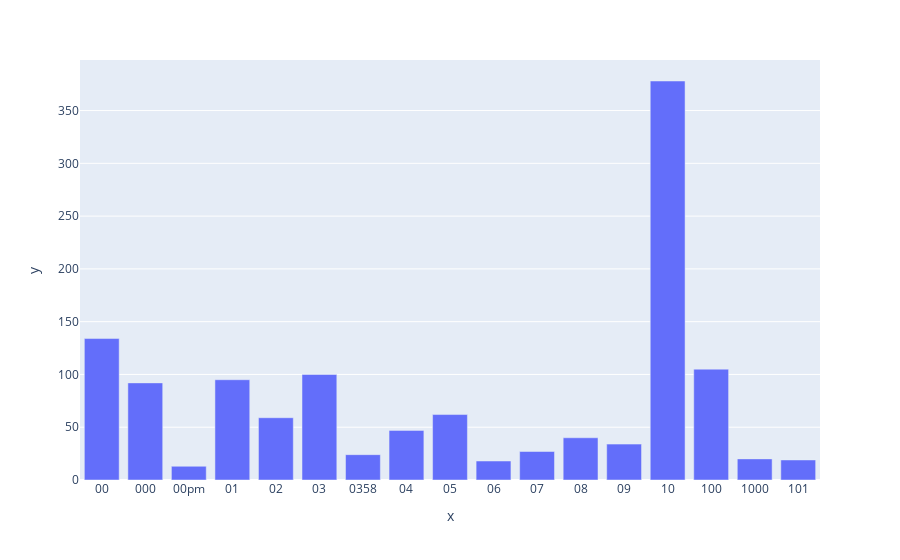

The cell this chart's notebook holds for it:
### Markdown cell above
### >>> **Exercise 14 (take home):** 
The chart above contains all the vocabulary, and it's computationally intensive to both compute and visualize. Can you efficiently reduce the number of terms you want to visualize as an exercise.

### Code cell
# Answer here


x_nw = []
y_nw = []

for i in range(300):
    if term_frequencies[i] >=10:
        y_nw.append(term_frequencies[i])
        x_nw.append(count_vect.get_feature_names()[i])
        

    
# fig = px.bar( y=term_frequencies[:30], x=count_vect.get_feature_names()[:30])
# fig.show()

fig = px.bar( y=y_nw[:30], x=x_nw[:30])
# fig.update_layout(xaxis={'categoryorder':'total descending'})
fig.show()

### Figure 1 — Plotly figure (JSON) as saved in the notebook; plotly's stock layout.template omitted (floating-point values rounded to 4 significant figures)
{"data": [{"alignmentgroup": "True", "hovertemplate": "x=%{x}<br>y=%{y}<extra></extra>", "legendgroup": "", "marker": {"color": "#636efa", "pattern": {"shape": ""}}, "name": "", "offsetgroup": "", "orientation": "v", "showlegend": false, "textposition": "auto", "type": "bar", "x": ["00", "000", "00pm", "01", "02", "03", "0358", "04", "05", "06", "07", "08", "09", "10", "100", "1000", "101"], "xaxis": "x", "y": [134, 92, 13, 95, 59, 100, 24, 47, 62, 18, 27, 40, 34, 378, 105, 20, 19], "yaxis": "y"}], "layout": {"barmode": "relative", "legend": {"tracegroupgap": 0}, "margin": {"t": 60}, "xaxis": {"anchor": "y", "domain": [0, 1], "title": {"text": "x"}}, "yaxis": {"anchor": "x", "domain": [0, 1], "title": {"text": "y"}}}}
